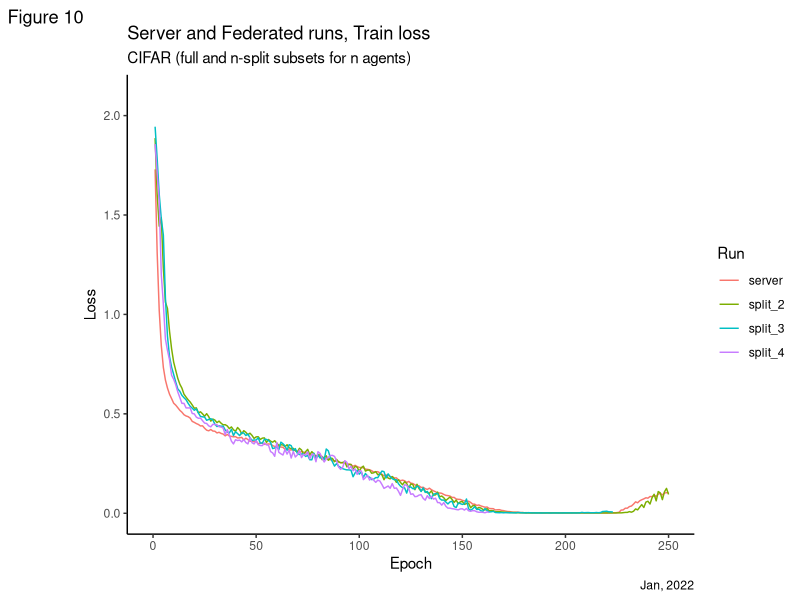
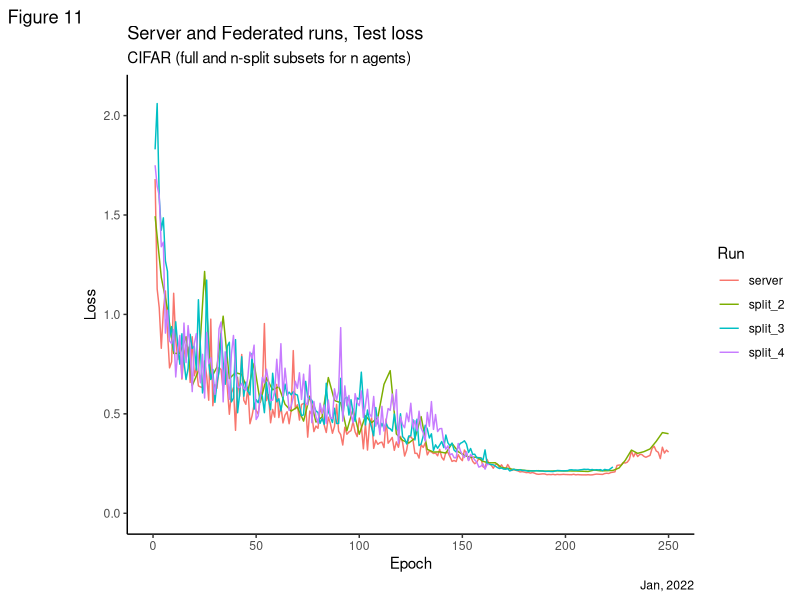
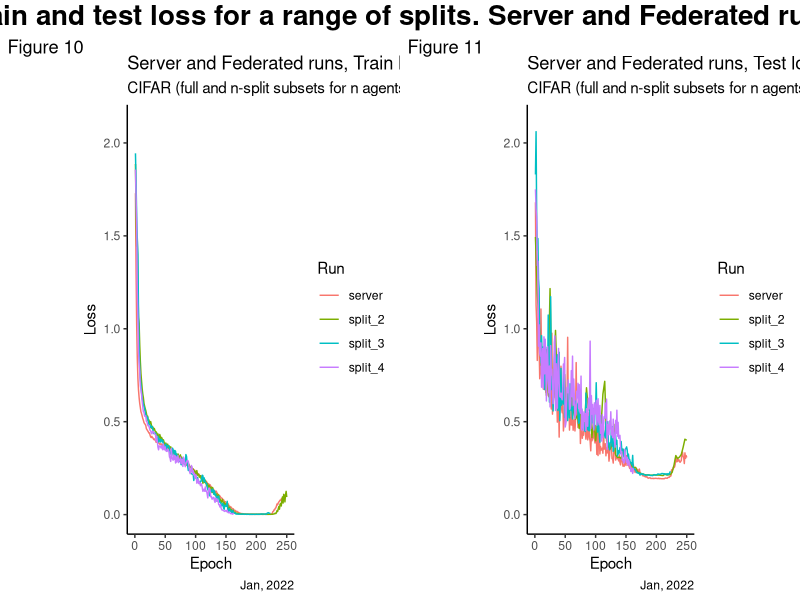
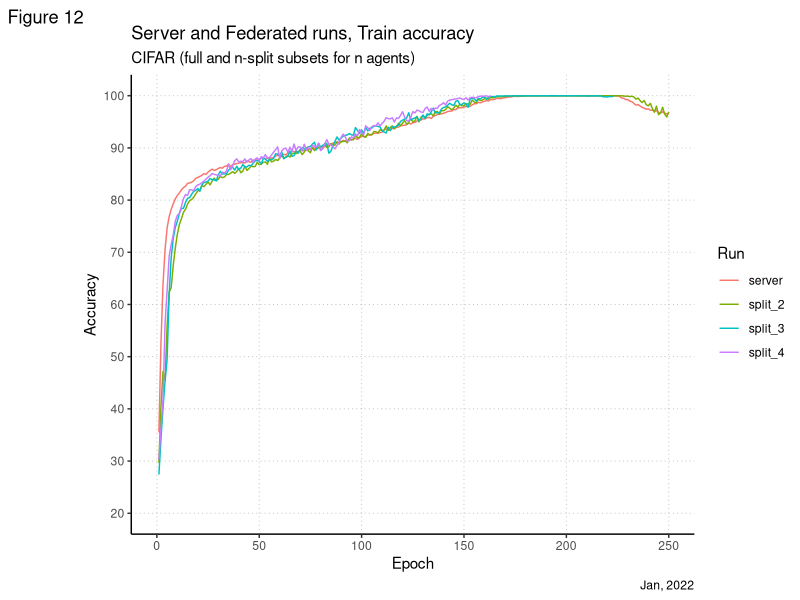
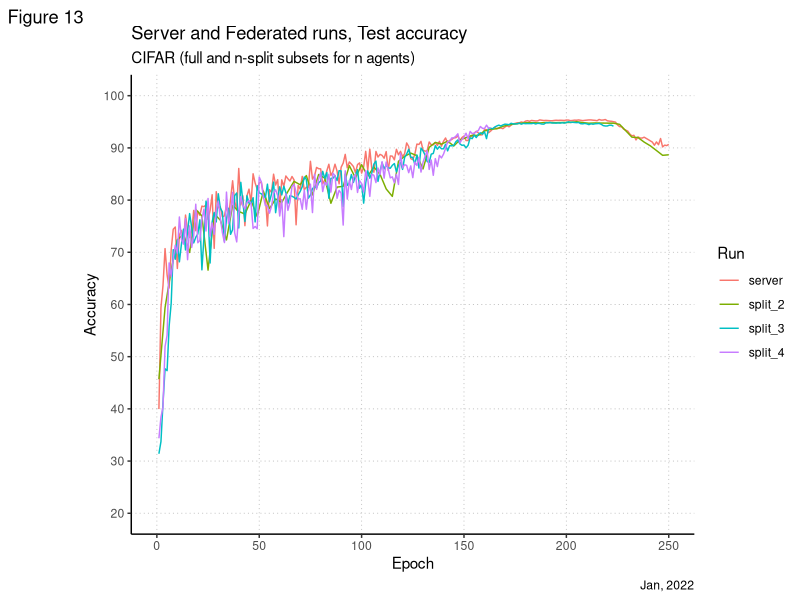
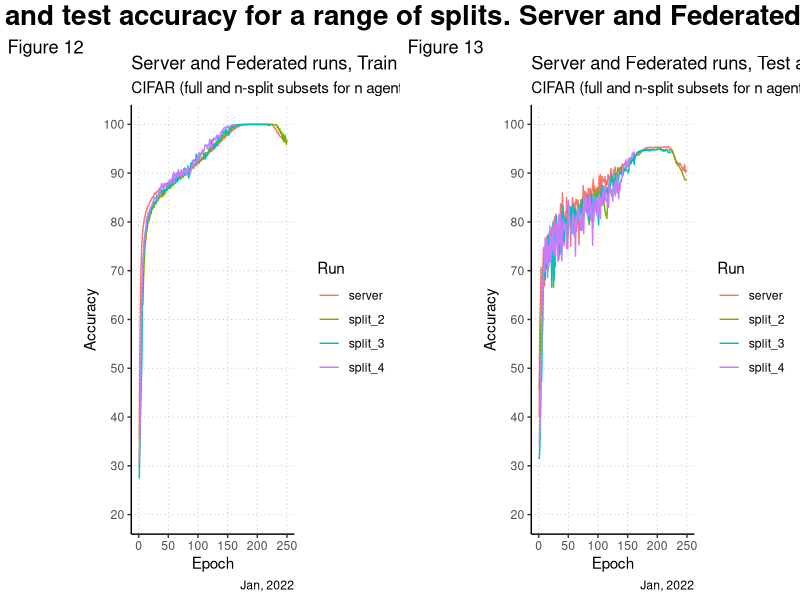

The R source for these figures, in order:
require(ggplot2)
require(reshape)
require(dplyr)
require(scales)
require(graphics)
require(grid)
require(gridExtra)
jet.colors <- colorRampPalette(c("#00007F", "blue", "#007FFF", "cyan",
                                 "#7FFF7F", "yellow", "#FF7F00", "red", "#7F0000"))

jet.colors <- colorRampPalette(c("#00007F", "blue", "#007FFF", "cyan", "#7FFF7F", "yellow", "#FF7F00", "red", "#7F0000"))

# server-based training
#
dat_1 = read.table("data/centralized_run.txt",sep=",",quote="\'",header=F)
names(dat_1) <- c("run", "loss", "accuracy", "correct", "total")
dat_1 <- mutate_at(dat_1, vars("run"), as.factor)
dat_1[dat_1$run=="test",]$loss <- dat_1[dat_1$run=="test",]$loss/(dat_1[dat_1$run=="test",]$total/100)
dat_1[dat_1$run=="train",]$loss <- dat_1[dat_1$run=="train",]$loss/(dat_1[dat_1$run=="train",]$total/128)
dat_1 <- cbind(epoch=rep(1:(length(dat_1$loss)/2), each=2), dat_1)
str(dat_1)

fl_cmp_1_train <- select(dat_1[dat_1$run=="train",], epoch, server=loss)
fl_cmp_1_test <- select(dat_1[dat_1$run=="test",], epoch, server=loss)


# split 2
#
dat_2 = read.table("data/federated_2_0.txt",sep=",",quote="\'",header=F)
names(dat_2) <- c("run", "loss", "accuracy", "correct", "total")
dat_2 <- mutate_at(dat_2, vars("run"), as.factor)
dat_2[dat_2$run=="test",]$loss <- dat_2[dat_2$run=="test",]$loss/(dat_2[dat_2$run=="test",]$total/100)
dat_2[dat_2$run=="train",]$loss <- dat_2[dat_2$run=="train",]$loss/(dat_2[dat_2$run=="train",]$total/128)
dat_2 <- cbind(epoch=rep(1:(length(dat_2$loss)/4), each=4), dat_2)

fl_cmp_2_train <- select(dat_2[dat_2$run=="train",], epoch, split_2=loss)
fl_cmp_2_train$epoch <- seq(1, length(fl_cmp_2_train$epoch))
fl_cmp_2_test <- select(dat_2[dat_2$run=="test",], epoch, split_2=loss)
fl_cmp_2_test$epoch <- seq(1, length(fl_cmp_2_test$epoch)*3, by=3)

# split 3
#
dat_3 = read.table("data/federated_3_0.txt",sep=",",quote="\'",header=F)
names(dat_3) <- c("run", "loss", "accuracy", "correct", "total")
dat_3 <- mutate_at(dat_3, vars("run"), as.factor)
dat_3[dat_3$run=="test",]$loss <- dat_3[dat_3$run=="test",]$loss/(dat_3[dat_3$run=="test",]$total/100)
dat_3[dat_3$run=="train",]$loss <- dat_3[dat_3$run=="train",]$loss/(dat_3[dat_3$run=="train",]$total/128)
dat_3 <- cbind(epoch=rep(1:(length(dat_3$loss)/2), each=2), dat_3)

fl_cmp_3_train <- select(dat_3[dat_3$run=="train",], epoch, split_3=loss)
fl_cmp_3_test <- select(dat_3[dat_3$run=="test",], epoch, split_3=loss)

# split 4
#
dat_4 = read.table("data/federated_4_0.txt",sep=",",quote="\'",header=F)
names(dat_4) <- c("run", "loss", "accuracy", "correct", "total")
dat_4 <- mutate_at(dat_4, vars("run"), as.factor)
dat_4[dat_4$run=="test",]$loss <- dat_4[dat_4$run=="test",]$loss/(dat_4[dat_4$run=="test",]$total/100)
dat_4[dat_4$run=="train",]$loss <- dat_4[dat_4$run=="train",]$loss/(dat_4[dat_4$run=="train",]$total/128)
dat_4 <- cbind(epoch=rep(1:(length(dat_4$loss)/2), each=2), dat_4)

fl_cmp_4_train <- select(dat_4[dat_4$run=="train",], epoch, split_4=loss)
fl_cmp_4_test <- select(dat_4[dat_4$run=="test",], epoch, split_4=loss)


# merge and plot
#
fl_cmp_train <- merge.data.frame(merge.data.frame(fl_cmp_1_train, fl_cmp_2_train, all=TRUE), 
                                merge.data.frame(fl_cmp_3_train, fl_cmp_4_train, all=TRUE), all=TRUE)
fl_cmp_test <- merge.data.frame(merge.data.frame(fl_cmp_1_test, fl_cmp_2_test, all=TRUE), 
                                merge.data.frame(fl_cmp_3_test, fl_cmp_4_test, all=TRUE), all=TRUE)


str(fl_cmp_train)
flcmp_m <- melt(fl_cmp_train, id=c("epoch"))

pcmp1 <- ggplot(flcmp_m, aes(x=epoch, y=value, color=variable))+
  labs(title = "Server and Federated runs, Train loss",
       subtitle = "CIFAR (full and n-split subsets for n agents)",
       caption = "Jan, 2022",
       tag = "Figure 10",
       x = "Epoch",
       y = "Loss",
       color = "Run"
  ) + scale_y_continuous(limits = c(0, 2.1)) +
  scale_x_continuous(limits = c(0, 250)) +
  geom_line() + theme_classic()
pcmp1

str(fl_cmp_test)
flcmp_m <- melt(fl_cmp_test, id=c("epoch"))
flcmp_m <- na.omit(flcmp_m)

pcmp2 <- ggplot(flcmp_m, aes(x=epoch, y=value, color=variable))+
  labs(title = "Server and Federated runs, Test loss",
       subtitle = "CIFAR (full and n-split subsets for n agents)",
       caption = "Jan, 2022",
       tag = "Figure 11",
       x = "Epoch",
       y = "Loss",
       color = "Run"
  ) + scale_y_continuous(limits = c(0, 2.1)) +
  scale_x_continuous(limits = c(0, 250)) +
  geom_line() + theme_classic()
pcmp2

grid.arrange(pcmp1, pcmp2, ncol=2, 
             top=textGrob("Train and test loss for a range of splits. Server and Federated runs",
                          gp=gpar(fontsize=20,font=2)))


# server-based training
#
dat_1 = read.table("data/centralized_run.txt",sep=",",quote="\'",header=F)
names(dat_1) <- c("run", "loss", "accuracy", "correct", "total")
dat_1 <- mutate_at(dat_1, vars("run"), as.factor)
dat_1[dat_1$run=="test",]$loss <- dat_1[dat_1$run=="test",]$loss/(dat_1[dat_1$run=="test",]$total/100)
dat_1[dat_1$run=="train",]$loss <- dat_1[dat_1$run=="train",]$loss/(dat_1[dat_1$run=="train",]$total/128)
dat_1 <- cbind(epoch=rep(1:(length(dat_1$loss)/2), each=2), dat_1)
str(dat_1)

fl_cmp_1_train <- select(dat_1[dat_1$run=="train",], epoch, server=accuracy)
fl_cmp_1_test <- select(dat_1[dat_1$run=="test",], epoch, server=accuracy)


# split 2
#
dat_2 = read.table("data/federated_2_0.txt",sep=",",quote="\'",header=F)
names(dat_2) <- c("run", "loss", "accuracy", "correct", "total")
dat_2 <- mutate_at(dat_2, vars("run"), as.factor)
dat_2[dat_2$run=="test",]$loss <- dat_2[dat_2$run=="test",]$loss/(dat_2[dat_2$run=="test",]$total/100)
dat_2[dat_2$run=="train",]$loss <- dat_2[dat_2$run=="train",]$loss/(dat_2[dat_2$run=="train",]$total/128)
dat_2 <- cbind(epoch=rep(1:(length(dat_2$loss)/4), each=4), dat_2)

fl_cmp_2_train <- select(dat_2[dat_2$run=="train",], epoch, split_2=accuracy)
fl_cmp_2_train$epoch <- seq(1, length(fl_cmp_2_train$epoch))
fl_cmp_2_test <- select(dat_2[dat_2$run=="test",], epoch, split_2=accuracy)
fl_cmp_2_test$epoch <- seq(1, length(fl_cmp_2_test$epoch)*3, by=3)

# split 3
#
dat_3 = read.table("data/federated_3_0.txt",sep=",",quote="\'",header=F)
names(dat_3) <- c("run", "loss", "accuracy", "correct", "total")
dat_3 <- mutate_at(dat_3, vars("run"), as.factor)
dat_3[dat_3$run=="test",]$loss <- dat_3[dat_3$run=="test",]$loss/(dat_3[dat_3$run=="test",]$total/100)
dat_3[dat_3$run=="train",]$loss <- dat_3[dat_3$run=="train",]$loss/(dat_3[dat_3$run=="train",]$total/128)
dat_3 <- cbind(epoch=rep(1:(length(dat_3$loss)/2), each=2), dat_3)

fl_cmp_3_train <- select(dat_3[dat_3$run=="train",], epoch, split_3=accuracy)
fl_cmp_3_test <- select(dat_3[dat_3$run=="test",], epoch, split_3=accuracy)

# split 4
#
dat_4 = read.table("data/federated_4_0.txt",sep=",",quote="\'",header=F)
names(dat_4) <- c("run", "loss", "accuracy", "correct", "total")
dat_4 <- mutate_at(dat_4, vars("run"), as.factor)
dat_4[dat_4$run=="test",]$loss <- dat_4[dat_4$run=="test",]$loss/(dat_4[dat_4$run=="test",]$total/100)
dat_4[dat_4$run=="train",]$loss <- dat_4[dat_4$run=="train",]$loss/(dat_4[dat_4$run=="train",]$total/128)
dat_4 <- cbind(epoch=rep(1:(length(dat_4$loss)/2), each=2), dat_4)

fl_cmp_4_train <- select(dat_4[dat_4$run=="train",], epoch, split_4=accuracy)
fl_cmp_4_test <- select(dat_4[dat_4$run=="test",], epoch, split_4=accuracy)


# merge and plot
#
fl_cmp_train <- merge.data.frame(merge.data.frame(fl_cmp_1_train, fl_cmp_2_train, all=TRUE), 
                                 merge.data.frame(fl_cmp_3_train, fl_cmp_4_train, all=TRUE), all=TRUE)
fl_cmp_test <- merge.data.frame(merge.data.frame(fl_cmp_1_test, fl_cmp_2_test, all=TRUE), 
                                merge.data.frame(fl_cmp_3_test, fl_cmp_4_test, all=TRUE), all=TRUE)


str(fl_cmp_train)
flcmp_m <- melt(fl_cmp_train, id=c("epoch"))

pcmp1 <- ggplot(flcmp_m, aes(x=epoch, y=value, color=variable))+
  labs(title = "Server and Federated runs, Train accuracy",
       subtitle = "CIFAR (full and n-split subsets for n agents)",
       caption = "Jan, 2022",
       tag = "Figure 12",
       x = "Epoch",
       y = "Accuracy",
       color = "Run"
  ) + scale_y_continuous(limits = c(20, 100),
                         minor_breaks = seq(20 , 100, 5), 
                         breaks = seq(20, 100, 10)) +
  scale_x_continuous(limits = c(0, 250)) +
  geom_line() + theme_classic() +
  theme(panel.grid.major = element_line(colour="grey", size=0.3, linetype = "dotted"))
pcmp1

str(fl_cmp_test)
flcmp_m <- melt(fl_cmp_test, id=c("epoch"))
flcmp_m <- na.omit(flcmp_m)

pcmp2 <- ggplot(flcmp_m, aes(x=epoch, y=value, color=variable))+
  labs(title = "Server and Federated runs, Test accuracy",
       subtitle = "CIFAR (full and n-split subsets for n agents)",
       caption = "Jan, 2022",
       tag = "Figure 13",
       x = "Epoch",
       y = "Accuracy",
       color = "Run"
  ) + scale_y_continuous(limits = c(20, 100),
                         minor_breaks = seq(20 , 100, 5), 
                         breaks = seq(20, 100, 10)) +
  scale_x_continuous(limits = c(0, 250)) +
  geom_line() + theme_classic() +
  theme(panel.grid.major = element_line(colour="grey", size=0.3, linetype = "dotted"))
pcmp2

grid.arrange(pcmp1, pcmp2, ncol=2, 
             top=textGrob("Train and test accuracy for a range of splits. Server and Federated runs",
                          gp=gpar(fontsize=20,font=2)))
